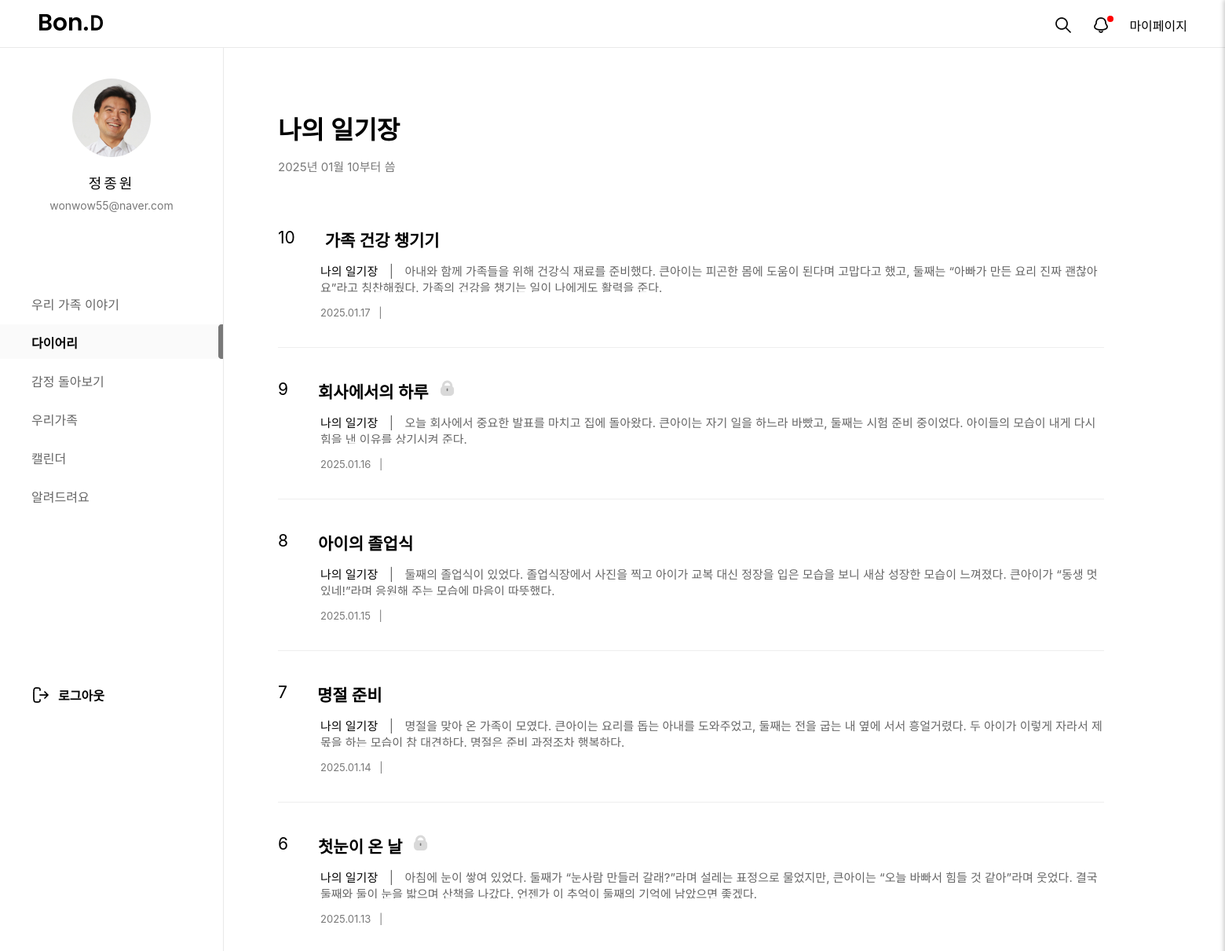
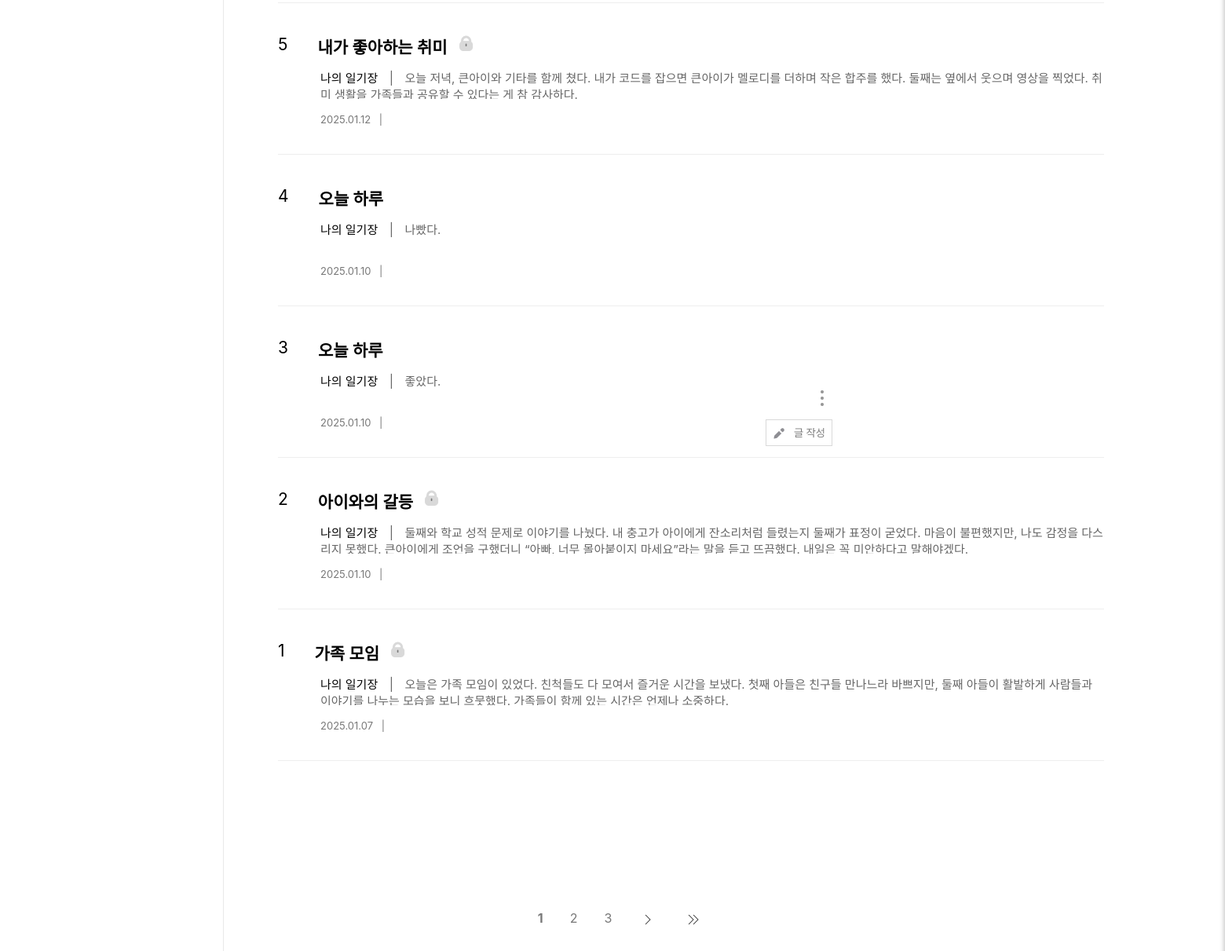
Screenshot of /diary/MdiaryList/ (signed in) with the database file from the repository (2 pictures, top to bottom).
### mypage/models.py (models this page shows, shortened)
class Img(models.Model):
  id = models.CharField(max_length=50, primary_key=True)  # 고유한 ID
  img = models.ImageField(upload_to='images/', null=True, blank=True, default='../static/images/calendar1/default_profile.png')  # 디폴트 이미지 설정

### loginpage/models.py (models this page shows, shortened)
class Member(models.Model):
  id = models.CharField(max_length=50,primary_key=True)
  pw = models.CharField(max_length=100)
  name = models.CharField(max_length=100)
  nicName = models.CharField(max_length=100,default='123')
  mail = models.EmailField(max_length=100)
  birthday = models.CharField(max_length=50)
  gender = models.CharField(max_length=10,choices=[('남자', '남자'), ('여자', '여자')])
  mdate = models.DateTimeField(auto_now=True)
  created_group = models.OneToOneField(
        'diary.GroupDiary',  # '앱이름.모델이름' 형식
        on_delete=models.SET_NULL,
        null=True,
        blank=True,
        related_name='creator'
    )
  joined_group = models.ForeignKey(
        'diary.GroupDiary',  # '앱이름.모델이름' 형식
        on_delete=models.SET_NULL,
        null=True,
        blank=True,
        related_name='members'
    )

### diary/models.py (models this page shows, shortened)
class MdiaryBoard(models.Model):
  mno = models.AutoField(primary_key=True)
  id = models.ForeignKey(Member,on_delete=models.DO_NOTHING, null=True)
  mtitle = models.CharField(max_length=1000,default='나의 일기장')
  mdate = models.DateField(auto_now=True)

class Content(models.Model):
  cno = models.AutoField(primary_key=True)
  member = models.ForeignKey(Member,on_delete=models.DO_NOTHING, null=False) # 유저id & 닉네임 가져옴
  ctitle = models.CharField(max_length=1000)
  ccontent = models.TextField(null=True)
  cdate = models.DateTimeField(default=timezone.now)  # 기본값을 오늘 날짜로 설정
  group_diary  = models.ManyToManyField(GroupDiary, blank=True)
  image = models.ImageField(upload_to='diary_images/', blank=True, null=True)  # 이미지
  mdiary = models.ForeignKey(MdiaryBoard, on_delete=models.CASCADE, null=True, blank=True)

### diary/views.py (the view)
# urls.py: path('MdiaryList/', views.MdiaryList, name="MdiaryList"),
def MdiaryList(request):
	session_id = request.session.get('session_id')  # 세션에서 'session_id'를 가져옴
	if not session_id:
			return render(request, 'error.html', {'message': '세션 ID가 존재하지 않습니다.'})
	member = Member.objects.filter(id=session_id).first()
	if not member:
			return render(request, 'error.html', {'message': '사용자 정보가 존재하지 않습니다.'})
	mdiary = MdiaryBoard.objects.filter(id=member).first()  # 사용자와 연결된 MdiaryBoard
	if not mdiary:
		return render(request, 'error.html', {'message': '다이어리 정보가 없습니다.'})
	qs = Content.objects.filter(member=member).select_related('mdiary').order_by("-cdate")
	qb = Img.objects.filter(id=session_id).first()
	npage = request.GET.get('npage', 1)
	paginator = Paginator(qs, 10)
	page_obj = paginator.get_page(npage)
	context = {'content': page_obj.object_list,
						'MdiaryList':page_obj,
						'mdiary':mdiary,
						'qb':qb,
						'info':member,}
	return render(request, 'MdiaryList.html', context)

### diary/templates/MdiaryList.html (shortened to what this page needs)
{% load static %}
<!DOCTYPE html>
<html lang="ko">
<head>
  <link rel="stylesheet" href="{% static '/css/diary/Mdiary_list.css'%}">
  <link rel="stylesheet" href="{% static '/css/home/main.css'%}">
  <link rel="stylesheet" as="style" crossorigin href="https://cdn.jsdelivr.net/gh/orioncactus/pretendard@v1.3.9/dist/web/variable/pretendardvariable.min.css" />
</head>
</head>
<body>
	<div id="top_nav">
		<h1><a href="/main/index/"></a></h1>
		<ul class="top_menu">
			<li><a id="searchBtn"><img src="/static/images/home/search_icon.png" alt=""></a></li>
			<li>
				<a id="notiBtn">
						<img src="/static/images/home/bell_off_icon.png" alt="">
						<span class="notification-dot"></span>
				</a>
		</li>
			<li><a href="/mypage/main/">마이페이지</a></li>
		</ul>
	</div>
<div id="gnb">
  <div id="user_profile">
    <div id="pimg">
      <img src="{{ qb.img.url }}" alt="" />
    </div>
    <p id="uName">{{info.name}}</p>
    <p id="uEmail">{{info.mail}}</p>
  </div>
  <nav id="menu">
    <ul>
      <a href="/main/index/"><li class="menu_item">우리 가족 이야기</li></a>
      <a href="/diary/diaryHome/"><li class="menu_item active">다이어리</li></a>
      <a href="/emotion/main/"><li class="menu_item">감정 돌아보기</li></a>
      <a href="/family1/fam/"><li class="menu_item">우리가족</li></a>
      <a href="/calendar1/cal/"><li class="menu_item">캘린더</li></a>
      <a href="/customer/"><li class="menu_item">알려드려요</li></a>
    </ul>
  </nav>
  <div id="logout">
    <a href="/main/logout/"><span>로그아웃</span></a>
  </div>
</div>
<div id="main_area">
  <div id="title_area">
    <p id="infoTit">
      <p id="p_mtitle">{{mdiary.mtitle}}</p>
        <span>
          <div id="modify_del_slide_1">
          <button type="button" id="addBtn">
          <img src="/static/images/customer/addBtn.png" alt="" id="openModal_1" style="cursor: pointer;">
          </button>
        </span>
        <span>
          <button type="button" class="wBtn"><a href="/diary/diaryWrite/"><img id="writeBtn" src="/static/images/diary/writeBtn.png" alt=""></a></button>
        </div>
    <p id="dateTit">{{mdiary.mdate|date:"Y년 m월 d부터 씀"}}</p>
  </div>
  <div id="list_area">
    {% if content %}
    {% for c in content %}
    <div class="list_group">
      <a href="/diary/diary_view/{{c.cno}}/?pageNum={{forloop.revcounter}}">
        <div class="wrap_cont">
          {% if c.group_diary.all %}
          <span class="tit_post"><span class="num_txt">{{forloop.revcounter}}</span>{{c.ctitle}}</span>
          {% else %}
          <span class="tit_post"><span class="num_txt">{{forloop.revcounter}}</span>{{c.ctitle}}<span class="img"><img src="/static/images/diary/lock.png" alt=""></span></span>
          {% endif %}
          <p class="desc_cont">
            <span class="diaryTit">{{mdiary.mtitle}}</span><span class="space"> | </span>
            <span class="list_txt">{{c.ccontent}}
            </span>
          </p>
        </div>
        <dl class="list_post_info">
          <dd class="txt_g">
            <span>{{ c.cdate|date:"Y.m.d" }}</span><span class="space"> | </span>
          </dd>
        </dl>
      </a>
    </div>
    {% endfor %}
    {% else %}
    일기를 작성해봅시다!🙌
    {% endif %}
    </div>
  <ul class="page_num">
    {% for page in MdiaryList.paginator.page_range %}
      {% if page == MdiaryList.number %}
        <a href="#"><li class="nowNum"><strong>{{page}}</strong></li></a>
      {% else %}
        <a href="?npage={{page}}"><li class="num"><div>{{page}}</div></li></a>
      {% endif %}
    {% endfor %}
    {% if MdiaryList.has_next %}
      <a href="?npage={{diary.next_page_number}}"><li class="next"><img src="/static/images/diary/right.png" alt=""></li></a>
      <a href="?npage={{diary.paginator.num_pages}}"><li class="last"><img src="/static/images/diary/right_double.png" alt=""></li></a>
    {% else %}
      <li class="next"></li>
      <li class="last"></li>
    {% endif %}
  </ul>
</body>
</html>

### static/css/diary/Mdiary_list.css (style rules this page uses)
* { margin:0; padding:0; font-family: "Pretendard Variable", Pretendard, -apple-system, BlinkMacSystemFont, system-ui, Roboto, "Helvetica Neue", "Segoe UI", "Apple SD Gothic Neo", "Noto Sans KR", "Malgun Gothic", "Apple Color Emoji", "Segoe UI Emoji", "Segoe UI Symbol", sans-serif; }
a { text-decoration: none; color:inherit }
#main_area { width:1391px; height:2252px; margin-left:284px; padding-top: 110px; padding-left: 70px; }
#title_area { width:1457px; height:140px; }
#infoTit { padding-bottom:20px; padding-top:10px; }
#p_mtitle, #p_ctitle, dateTit { font-size:32px; font-weight:610; }
#addBtn { border:none; background:none; margin-right:150px; display:flex; margin-left: 860px; cursor: pointer; }
.wBtn { margin-left:800px; border:none; background: none; }
#writeBtn { margin-right: 500px; margin-top: 15px; }
#modify_del_slide_1, #modify_del_slide_2 { position: relative; position: absolute; right: 0; bottom: 730px; }
#dateTit { font-size:15px; color:#797979; margin-bottom:20px; margin-top: 15px; }
#list_area { width:1457px; height:1989px; }
.list_group { width:1052px; height:193px; padding-top:40px; border-bottom:1px solid #EEEEEE; box-sizing:border-box; }
.wrap_cont { width:1000px; height:76px; }
.diaryTit { font-size:15px; font-weight:400; }
.desc_cont { width:1000px; height:38px; overflow: hidden; text-overflow: ellipsis; display: -webkit-box; -webkit-box-orient: vertical; -webkit-line-clamp:2; padding-top:14px; padding-left:54px; }
.tit_post { display:flex; font-size:21px; font-weight:600; }
.num_txt { font-size:21px; font-weight:400; margin-right:20px; padding-right:18px; }
.img { margin-left:12px; }
.wrap_cont .space { margin:0 10px; color:#666666; }
.list_txt { font-size:15px; font-weight:400; color:#666666; line-height:21px; }
.txt_g { font-size:13px; font-weight:400; color:#797979; padding-top:24px; padding-left:54px; }
.txt_g .space { margin:0 7px; }
.page_num { width:100%; height:38px; display:flex; justify-content:center; list-style-type:none; padding-bottom:113px; }
.page_num li { margin:0 5px; }
.page_num a { display:block; padding:8px 12px; text-decoration:none; color: #797979; border-radius: 4px; transition: background-color 0.3s; }

### static/css/home/main.css (style rules this page uses)
* { margin: 0; padding: 0; font-family: "Pretendard Variable", Pretendard, -apple-system, BlinkMacSystemFont, system-ui, Roboto, "Helvetica Neue", "Segoe UI", "Apple SD Gothic Neo", "Noto Sans KR", "Malgun Gothic", "Apple Color Emoji", "Segoe UI Emoji", "Segoe UI Symbol", sans-serif; }
button { cursor: pointer; }
a { text-decoration: none; color: inherit; cursor: pointer; }
ol, ul { list-style: none; }
#top_nav { width: 100%; height: 60px; background: #fff; border-bottom: 1px solid #E9E9E9; position: fixed; z-index: 1000; }
#gnb { width: 284px; height: 100%; overflow-y: auto; position: fixed; top : 60px; border-right: 1px solid #E9E9E9; background: #fff; }
#user_profile { width: 284px; height: 264px; text-align: center; }
#uName { font-size: 18px; font-weight: 500; letter-spacing: 3px; line-height: 21px; margin-top:23px }
#uEmail { font-size: 14px; font-weight: 400; line-height: 17px; color: #797979; margin-top:9px }
#pimg { width: 100px; height: 100px; border-radius: 100%; overflow: hidden; margin: 40px auto 0; }
#pimg img { width: 100%; height: 100%; object-fit: cover; }
#menu ul { list-style: none; padding-left: 0; margin-bottom: 220px; }
#menu ul li { height: 44px; padding: 11px 0 11px 40px; margin-bottom: 5px; box-sizing: border-box; transition: background-color 0.3s, color 0.3s; }
.menu_item { font-size: 16px; font-weight: 400; color: #666; }
.menu_item.active { font-size: 16px; font-weight: 600; color: #000; background-color: #FAFAFA; background-image: url(../../images/home/menu_bar.png); background-repeat: no-repeat; background-position: right center; }
#logout { font-size: 16px; font-weight: 600; margin-left: 40px; background-image: url(../../images/home/logout_icon.png); background-repeat: no-repeat; background-position: left center; }
#logout span { margin-left: 34px; }
#top_nav>h1 { width: 81px; height: 24px; background: url('../../images/home/logo_sample.png') no-repeat; position: absolute; left:50px; top:18px; }
.top_menu { display: flex; gap: 24px; justify-content: flex-end; margin-right: 48px; padding-top: 20px; box-sizing: border-box; }
#notiBtn { position: relative; }
.notification-dot { position: absolute; top: -8px; right: -4px; width: 8px; height: 8px; background-color: red; border-radius: 50%; display: none; }

### rows the page displays
Img: img (picture)
Member: name "정종원", mail "wonwow55@naver.com"
MdiaryBoard: mtitle "나의 일기장", mdate "2025년 01월 10부터 씀"
Content: ctitle "가족 건강 챙기기", ccontent "아내와 함께 가족들을 위해 건강식 재료를 준비했다. 큰아이는 피곤한 몸에 도움이 된다며 고맙다고 했고, 둘째는 “아빠가 만든 요리 진짜 괜찮아요”라고 칭찬해줬다. 가족의 건강을 챙기는 일이 나에게도 활력을 준다.", cdate "2025.01.17"
Content: ctitle "회사에서의 하루", ccontent "오늘 회사에서 중요한 발표를 마치고 집에 돌아왔다. 큰아이는 자기 일을 하느라 바빴고, 둘째는 시험 준비 중이었다. 아이들의 모습이 내게 다시 힘을 낸 이유를 상기시켜 준다.", cdate "2025.01.16"
Content: ctitle "아이의 졸업식", ccontent "둘째의 졸업식이 있었다. 졸업식장에서 사진을 찍고 아이가 교복 대신 정장을 입은 모습을 보니 새삼 성장한 모습이 느껴졌다. 큰아이가 “동생 멋있네!”라며 응원해 주는 모습에 마음이 따뜻했다.", cdate "2025.01.15"
Content: ctitle "명절 준비", ccontent "명절을 맞아 온 가족이 모였다. 큰아이는 요리를 돕는 아내를 도와주었고, 둘째는 전을 굽는 내 옆에 서서 흥얼거렸다. 두 아이가 이렇게 자라서 제 몫을 하는 모습이 참 대견하다. 명절은 준비 과정조차 행복하다.", cdate "2025.01.14"
Content: ctitle "첫눈이 온 날", ccontent "아침에 눈이 쌓여 있었다. 둘째가 “눈사람 만들러 갈래?”라며 설레는 표정으로 물었지만, 큰아이는 “오늘 바빠서 힘들 것 같아”라며 웃었다. 결국 둘째와 둘이 눈을 밟으며 산책을 나갔다. 언젠가 이 추억이 둘째의 기억에 남았으면 좋겠다.", cdate "2025.01.13"
Content: ctitle "내가 좋아하는 취미", ccontent "오늘 저녁, 큰아이와 기타를 함께 쳤다. 내가 코드를 잡으면 큰아이가 멜로디를 더하며 작은 합주를 했다. 둘째는 옆에서 웃으며 영상을 찍었다. 취미 생활을 가족들과 공유할 수 있다는 게 참 감사하다.", cdate "2025.01.12"
Content: ctitle "오늘 하루", ccontent "나빴다.", cdate "2025.01.10"
Content: ctitle "오늘 하루", ccontent "좋았다.", cdate "2025.01.10"
Content: ctitle "아이와의 갈등", ccontent "둘째와 학교 성적 문제로 이야기를 나눴다. 내 충고가 아이에게 잔소리처럼 들렸는지 둘째가 표정이 굳었다. 마음이 불편했지만, 나도 감정을 다스리지 못했다. 큰아이에게 조언을 구했더니 “아빠, 너무 몰아붙이지 마세요”라는 말을 듣고 뜨끔했다. 내일은 꼭 미안하다고 말해야겠다.", cdate "2025.01.10"
Content: ctitle "가족 모임", ccontent "오늘은 가족 모임이 있었다. 친척들도 다 모여서 즐거운 시간을 보냈다. 첫째 아들은 친구들 만나느라 바쁘지만, 둘째 아들이 활발하게 사람들과 이야기를 나누는 모습을 보니 흐뭇했다. 가족들이 함께 있는 시간은 언제나 소중하다.", cdate "2025.01.07"

### other values shown
{{ page }} "1"
{{ page }} "2" "3"
